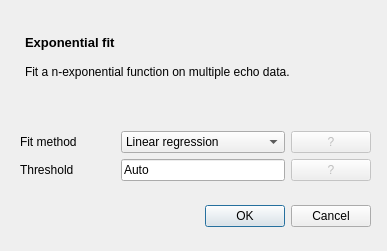
<?xml version="1.0" encoding="UTF-8"?>
<ui version="4.0">
 <class>ExpFit_View</class>
 <widget class="QDialog" name="ExpFit_View">
  <property name="geometry">
   <rect>
    <x>0</x>
    <y>0</y>
    <width>387</width>
    <height>251</height>
   </rect>
  </property>
  <property name="windowTitle">
   <string>Exponential fit</string>
  </property>
  <widget class="QDialogButtonBox" name="buttonBox">
   <property name="geometry">
    <rect>
     <x>30</x>
     <y>200</y>
     <width>341</width>
     <height>32</height>
    </rect>
   </property>
   <property name="orientation">
    <enum>Qt::Horizontal</enum>
   </property>
   <property name="standardButtons">
    <set>QDialogButtonBox::Cancel|QDialogButtonBox::Ok</set>
   </property>
  </widget>
  <widget class="QWidget" name="gridLayoutWidget">
   <property name="geometry">
    <rect>
     <x>20</x>
     <y>30</y>
     <width>351</width>
     <height>151</height>
    </rect>
   </property>
   <layout class="QGridLayout" name="gridLayout">
    <item row="3" column="1">
     <widget class="QComboBox" name="comboBox">
      <property name="sizePolicy">
       <sizepolicy hsizetype="MinimumExpanding" vsizetype="Fixed">
        <horstretch>0</horstretch>
        <verstretch>0</verstretch>
       </sizepolicy>
      </property>
      <item>
       <property name="text">
        <string>Linear regression</string>
       </property>
      </item>
      <item>
       <property name="text">
        <string>NNLS mono-exponential</string>
       </property>
      </item>
      <item>
       <property name="text">
        <string>NNLS bi-exponential</string>
       </property>
      </item>
      <item>
       <property name="text">
        <string>NNLS tri-exponential</string>
       </property>
      </item>
     </widget>
    </item>
    <item row="0" column="0" colspan="3">
     <widget class="QTextEdit" name="textEdit">
      <property name="enabled">
       <bool>true</bool>
      </property>
      <property name="sizePolicy">
       <sizepolicy hsizetype="Minimum" vsizetype="Maximum">
        <horstretch>0</horstretch>
        <verstretch>0</verstretch>
       </sizepolicy>
      </property>
      <property name="sizeIncrement">
       <size>
        <width>0</width>
        <height>0</height>
       </size>
      </property>
      <property name="baseSize">
       <size>
        <width>0</width>
        <height>0</height>
       </size>
      </property>
      <property name="autoFillBackground">
       <bool>true</bool>
      </property>
      <property name="styleSheet">
       <string notr="true">background: rgba(0,0,0,0%)</string>
      </property>
      <property name="readOnly">
       <bool>true</bool>
      </property>
      <property name="html">
       <string>&lt;!DOCTYPE HTML PUBLIC &quot;-//W3C//DTD HTML 4.0//EN&quot; &quot;http://www.w3.org/TR/REC-html40/strict.dtd&quot;&gt;
&lt;html&gt;&lt;head&gt;&lt;meta name=&quot;qrichtext&quot; content=&quot;1&quot; /&gt;&lt;style type=&quot;text/css&quot;&gt;
p, li { white-space: pre-wrap; }
&lt;/style&gt;&lt;/head&gt;&lt;body style=&quot; font-family:'Sans Serif'; font-size:9pt; font-weight:400; font-style:normal;&quot;&gt;
&lt;p style=&quot; margin-top:0px; margin-bottom:0px; margin-left:0px; margin-right:0px; -qt-block-indent:0; text-indent:0px;&quot;&gt;&lt;span style=&quot; font-size:10pt; font-weight:600;&quot;&gt;Exponential&lt;/span&gt;&lt;span style=&quot; font-size:10pt;&quot;&gt; &lt;/span&gt;&lt;span style=&quot; font-size:10pt; font-weight:600;&quot;&gt;fit&lt;/span&gt;&lt;/p&gt;
&lt;p style=&quot;-qt-paragraph-type:empty; margin-top:0px; margin-bottom:0px; margin-left:0px; margin-right:0px; -qt-block-indent:0; text-indent:0px; font-size:10pt;&quot;&gt;&lt;br /&gt;&lt;/p&gt;
&lt;p style=&quot; margin-top:0px; margin-bottom:0px; margin-left:0px; margin-right:0px; -qt-block-indent:0; text-indent:0px;&quot;&gt;Fit a n-exponential function on multiple echo data.&lt;/p&gt;&lt;/body&gt;&lt;/html&gt;</string>
      </property>
     </widget>
    </item>
    <item row="3" column="0">
     <widget class="QLabel" name="label">
      <property name="sizePolicy">
       <sizepolicy hsizetype="Expanding" vsizetype="Preferred">
        <horstretch>0</horstretch>
        <verstretch>0</verstretch>
       </sizepolicy>
      </property>
      <property name="text">
       <string>Fit method</string>
      </property>
     </widget>
    </item>
    <item row="4" column="0">
     <widget class="QLabel" name="label_2">
      <property name="sizePolicy">
       <sizepolicy hsizetype="Expanding" vsizetype="Preferred">
        <horstretch>0</horstretch>
        <verstretch>0</verstretch>
       </sizepolicy>
      </property>
      <property name="text">
       <string>Threshold</string>
      </property>
     </widget>
    </item>
    <item row="4" column="1">
     <widget class="QLineEdit" name="lineEdit">
      <property name="sizePolicy">
       <sizepolicy hsizetype="MinimumExpanding" vsizetype="Fixed">
        <horstretch>0</horstretch>
        <verstretch>0</verstretch>
       </sizepolicy>
      </property>
      <property name="text">
       <string>Auto</string>
      </property>
     </widget>
    </item>
    <item row="3" column="2">
     <widget class="QPushButton" name="pushButton_2">
      <property name="enabled">
       <bool>false</bool>
      </property>
      <property name="sizePolicy">
       <sizepolicy hsizetype="Fixed" vsizetype="Fixed">
        <horstretch>0</horstretch>
        <verstretch>0</verstretch>
       </sizepolicy>
      </property>
      <property name="mouseTracking">
       <bool>true</bool>
      </property>
      <property name="toolTip">
       <string>Fit method: linear regression on the log of the data, 
or non-negative least squares fitting of n-exponential</string>
      </property>
      <property name="toolTipDuration">
       <number>-1</number>
      </property>
      <property name="text">
       <string>?</string>
      </property>
     </widget>
    </item>
    <item row="4" column="2">
     <widget class="QPushButton" name="pushButton">
      <property name="enabled">
       <bool>false</bool>
      </property>
      <property name="sizePolicy">
       <sizepolicy hsizetype="Fixed" vsizetype="Fixed">
        <horstretch>0</horstretch>
        <verstretch>0</verstretch>
       </sizepolicy>
      </property>
      <property name="mouseTracking">
       <bool>true</bool>
      </property>
      <property name="toolTip">
       <string>Threshold on pixel values to discard low SNR pixels from the fitting. 
Default: auto threshold based on gaussian mixture on the histogram values. 
Set the value to 0 for no threshold</string>
      </property>
      <property name="toolTipDuration">
       <number>-1</number>
      </property>
      <property name="text">
       <string>?</string>
      </property>
     </widget>
    </item>
   </layout>
  </widget>
 </widget>
 <resources/>
 <connections>
  <connection>
   <sender>buttonBox</sender>
   <signal>accepted()</signal>
   <receiver>ExpFit_View</receiver>
   <slot>accept()</slot>
   <hints>
    <hint type="sourcelabel">
     <x>248</x>
     <y>254</y>
    </hint>
    <hint type="destinationlabel">
     <x>157</x>
     <y>274</y>
    </hint>
   </hints>
  </connection>
  <connection>
   <sender>buttonBox</sender>
   <signal>rejected()</signal>
   <receiver>ExpFit_View</receiver>
   <slot>reject()</slot>
   <hints>
    <hint type="sourcelabel">
     <x>316</x>
     <y>260</y>
    </hint>
    <hint type="destinationlabel">
     <x>286</x>
     <y>274</y>
    </hint>
   </hints>
  </connection>
 </connections>
</ui>
